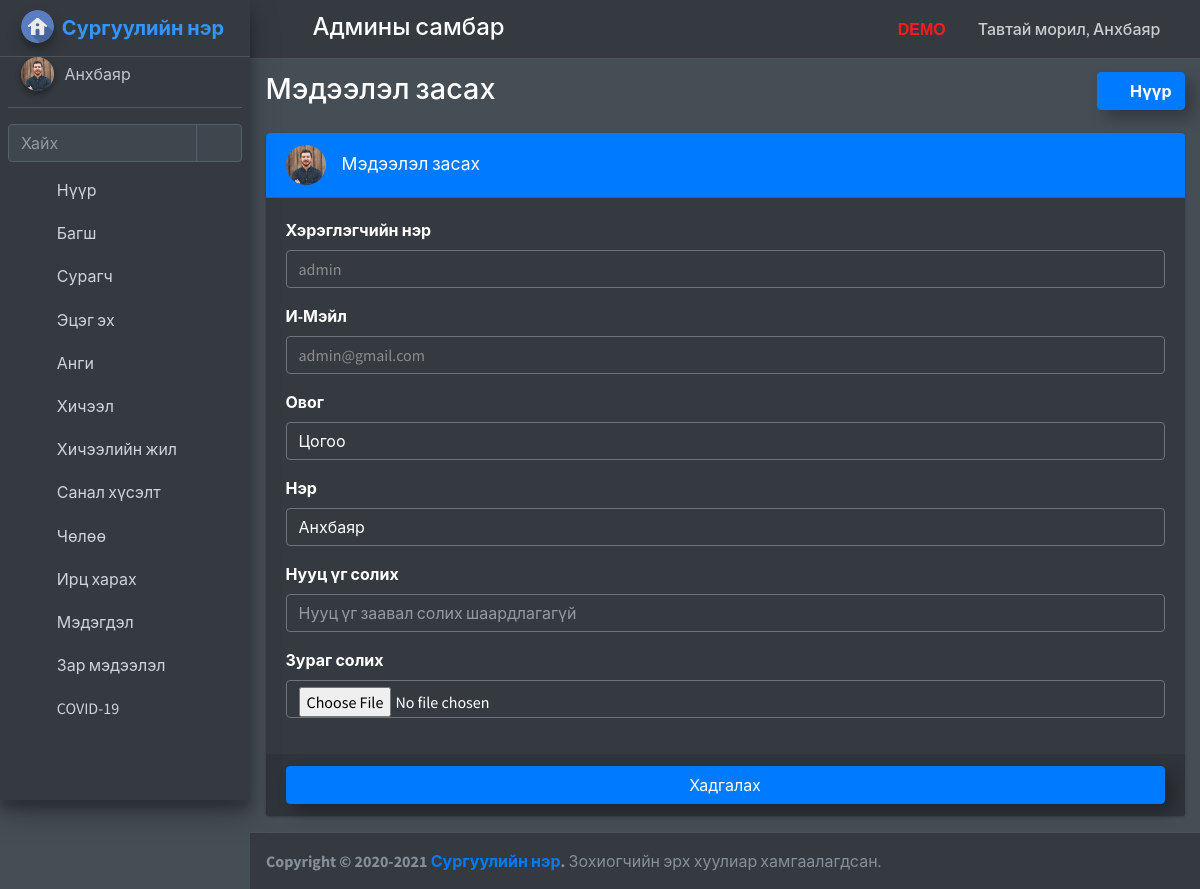
Page /admin_profile (signed in) on the committed database.
### school_management_app/models.py (models this page shows)
class CustomUser(AbstractUser):
    user_type_data=((1,"HOD"),(2,"Staff"),(3,"Student"),(4,"Parent"))
    user_type=models.CharField(default=1,choices=user_type_data,max_length=10)

class AdminHOD(models.Model):
    id=models.AutoField(primary_key=True)
    admin=models.OneToOneField(CustomUser,on_delete=models.CASCADE)
    created_at=models.DateTimeField(auto_now_add=True)
    updated_at=models.DateTimeField(auto_now_add=True)
    profile_pic=models.FileField(default="")
    objects=models.Manager()

### school_management_app/HodViews.py (the view)
# urls.py: path('admin_profile', HodViews.admin_profile,name="admin_profile"),
def admin_profile(request):
    user=CustomUser.objects.get(id=request.user.id)
    admin=AdminHOD.objects.get(admin=user)
    return render(request,"hod_template/admin_profile.html",{"user":user,"admin":admin})

### school_management_app/templates/hod_template/admin_profile.html (shortened to what this page needs)
{% extends 'hod_template/base_template.html' %}
{% block page_title %}
Мэдээлэл засах
{% endblock page_title %}
{% block main_content %}
<section class="content">
  <div class="container-fluid">
    <div class="row">
      <div class="col-md-12">
        <div class="card card-primary">
          <div class="card-header d-flex" style="display: flex; align-items: center;">
            <div class="image">
              <img src="{{ admin.profile_pic }}" class="img-circle" style="width: 40px;" alt="User Image">
            </div>
            <h3 class="card-title ml-3">Мэдээлэл засах</h3>
          </div>
          <form role="form" action="{% url 'admin_profile_save' %}" method="post" enctype="multipart/form-data">
            <div class="card-body">
              <div class="form-group">
                <label>Хэрэглэгчийн нэр</label>
                <input type="text" class="form-control" name="username" value="{{ user.username }}" disabled="disabled" style="color: rgb(141, 141, 141);">
              </div>
              <div class="form-group">
                <label>И-Мэйл</label>
                <input type="text" class="form-control" name="username" value="{{ user.email }}" disabled="disabled" style="color: rgb(141, 141, 141);">
              </div>
              <div class="form-group">
                <label>Овог</label>
                <input type="text" class="form-control" name="first_name" value="{{ user.first_name }}">
              </div>
              <div class="form-group">
                <label>Нэр</label>
                <input type="text" class="form-control" name="last_name" value="{{ user.last_name }}">
              </div>
              <div class="form-group">
                <label>Нууц үг солих</label>
                <input type="text" class="form-control" name="password"
                  placeholder="Нууц үг заавал солих шаардлагагүй">
              </div>
              <div class="form-group">
                <label>Зураг солих</label>
                <input type="file" class="form-control" name="profile_pic" accept=".png,.jpg,.jpeg,">
              </div>
            </div>
            <div class="card-footer">
              <button type="submit" class="btn btn-primary btn-block">Хадгалах</button>
            </div>
          </form>
        </div>
      </div>
    </div>
  </div>
</section>
{% endblock main_content %}

### school_management_app/templates/hod_template/base_template.html (shortened to what this page needs)
{% load static %}
<!DOCTYPE html>
<html>
<head>
  <link rel="stylesheet" href="{% static "plugins/fontawesome-free/css/all.min.css" %}">
  <link rel="stylesheet" href="https://code.ionicframework.com/ionicons/2.0.1/css/ionicons.min.css">
  <link rel="stylesheet" href="{% static "plugins/tempusdominus-bootstrap-4/css/tempusdominus-bootstrap-4.min.css" %}">
  <link rel="stylesheet" href="{% static "plugins/icheck-bootstrap/icheck-bootstrap.min.css" %}">
  <link rel="stylesheet" href="{% static "plugins/jqvmap/jqvmap.min.css" %}">
  <link rel="stylesheet" href="{% static "dist/css/adminlte.min.css" %}">
  <link rel="stylesheet" href="{% static "plugins/overlayScrollbars/css/OverlayScrollbars.min.css" %}">
  <link rel="stylesheet" href="{% static "plugins/daterangepicker/daterangepicker.css" %}">
  <link rel="stylesheet" href="{% static "plugins/summernote/summernote-bs4.css" %}">
  <link rel="stylesheet" href="{% static "custom/css/style.css" %}">
</head>
<body class="hold-transition sidebar-mini layout-fixed layout-navbar-fixed dark-mode">
  <div class="wrapper">
    <nav class="main-header navbar navbar-expand navbar-dark">
      <ul class="navbar-nav">
        <li class="nav-item">
          <a class="nav-link" data-widget="pushmenu" href="#"><i class="fas fa-bars"></i></a>
        </li>
      </ul>
      <h4 class="title-c1" style="margin-left: 10px; margin-top: 5px;">
        <span class="desktop">Админы самбар</span>
      </h4>
      <ul class="navbar-nav ml-auto">
        <li class="nav-item d-flex">
          <a class="nav-link">
            <span class="desktop-demo">DEMO</span>
        </li>
        <li class="nav-item d-flex">
          <a class="nav-link title-c2" style="white-space: nowrap; cursor: pointer;" data-toggle="dropdown" aria-haspopup="true" aria-expanded="false">
            <span class="hidden">Тавтай морил, </span>{{ user.last_name }}
            <i class="fas fa-angle-down"></i>
          </a>
        </li>
      </ul>
    </nav>
    {% include 'hod_template/sidebar_template.html' with user=user id=id %}
    <div class="content-wrapper">
      <div class="content-header">
        <div class="container-fluid">
          <div class="row mb-2">
            <div class="col-sm-6">
              <h1 class="m-0">
                {% block page_title %}
                {% endblock page_title %}
              </h1>
            </div>
            <div class="col-sm-6">
              <ol class="breadcrumb float-sm-right">
                <li class="breadcrumb-item"><a class="btn btn-primary font-weight-bold" href="{% url 'admin_home' %}"><i class="nav-icon fas fa-tachometer-alt mr-2"></i>Нүүр</a></li>
              </ol>
            </div>
          </div>
        </div>
      </div>
      {% block main_content %}{% endblock main_content %}
    </div>
    {% include 'hod_template/footer.html' %}
  </div>
</body>
</html>

### school_management_app/templates/hod_template/sidebar_template.html (shortened to what this page needs)
{% load static %}
<aside class="main-sidebar sidebar-dark-primary elevation-4">
  <a href="/admin_home" class="brand-link">
    <img src="{% static "dist/img/home-icon.png" %}" alt="logo" class="brand-image img-circle elevation-3"
      style="opacity: .9">
    <span class="brand-text font-weight-bold">Сургуулийн нэр</span>
  </a>
  <div class="sidebar">
    <div class="user-panel mt-3 pb-3 mb-3 d-flex">
      <div class="image">
        <img src="{{ admin.profile_pic }}" class="img-circle elevation-2 zoomD" alt="User Image">
      </div>
      <div class="info">
        <a href="{% url 'admin_profile' %}" class="d-block ">{{ user.last_name }}</a>
      </div>
    </div>
    <div class="form-inline">
      <div class="input-group" data-widget="sidebar-search">
        <input class="form-control form-control-sidebar" type="search" placeholder="Хайх" aria-label="Search">
        <div class="input-group-append">
          <button class="btn btn-sidebar" style="box-shadow: none !important;">
            <i class="fas fa-search fa-fw"></i>
          </button>
        </div>
      </div>
    </div>
    <nav class="mt-2">
      <ul class="nav nav-pills nav-sidebar flex-column nav-child-indent" data-widget="treeview" role="menu"
        data-accordion="false">
        <li class="nav-item">
          {% url 'admin_home' as admin_home %}
          <a href="{{ admin_home }}" class="nav-link {% if request.path == admin_home %} active {% endif %}">
            <i class="nav-icon fas fa-tachometer-alt"></i>
            <p>Нүүр</p>
          </a>
        </li>
        <li class="nav-item">
          {% url 'add_staff' as add_staff %}
          {% url 'manage_staff' as manage_staff %}
          {% url 'edit_staff' staff_id=id as edit_staff %}
          <a href="#" class="nav-link {% if request.path == add_staff %} active {% elif request.path == manage_staff %} active {% elif request.path == edit_staff %} active {% endif %}">
            <i class="nav-icon fas fa-chalkboard-teacher"></i>
            <p>Багш
              <i class="right fas fa-angle-left"></i>
            </p>
          </a>
        </li>
        <li class="nav-item">
          {% url 'add_student' as add_student %}
          {% url 'manage_student' as manage_student %}
          {% url 'edit_student' student_id=id as edit_student %}
          <a href="#" class="nav-link {% if request.path == add_student %} active {% elif request.path == manage_student %} active {% elif request.path == edit_student %} active {% endif %}">
            <i class="nav-icon fas fa-user-graduate"></i>
            <p>
              Сурагч
              <i class="right fas fa-angle-left"></i>
            </p>
          </a>
        </li>
        <li class="nav-item">
          {% url 'add_parent' as add_parent %}
          {% url 'manage_parent' as manage_parent %}
          {% url 'edit_parent' parent_id=id as edit_parent %}
          <a href="#" class="nav-link {% if request.path == add_parent %} active {% elif request.path == manage_parent %} active {% elif request.path == edit_parent %} active {% endif %}">
            <i class="nav-icon fas fa-users"></i>
            <p>
              Эцэг эх
              <i class="right fas fa-angle-left"></i>
            </p>
          </a>
        </li>
        <li class="nav-item">
          {% url 'add_course' as add_course %}
          {% url 'manage_course' as manage_course %}
          {% url 'edit_course' course_id=id as edit_course %}
          <a href="#" class="nav-link {% if request.path == add_course %} active {% elif request.path == manage_course %} active {% elif request.path == edit_course %} active {% endif %}">
            <i class="nav-icon fas fa-book"></i>
            <p>
              Анги
              <i class="right fas fa-angle-left"></i>
            </p>
          </a>
        </li>
        <li class="nav-item">
          {% url 'add_subject' as add_subject %}
          {% url 'manage_subject' as manage_subject %}
          {% url 'edit_subject' subject_id=id as edit_subject %}
          <a href="#" class="nav-link {% if request.path == add_subject %} active {% elif request.path == manage_subject %} active {% elif request.path == edit_subject %} active {% endif %}">
            <i class="nav-icon fas fa-book-open"></i>
            <p>
              Хичээл
              <i class="right fas fa-angle-left"></i>
            </p>
          </a>
        </li>
        <li class="nav-item">
          {% url 'add_session' as add_session %}
          {% url 'manage_session' as manage_session %}
          <a href="#" class="nav-link {% if request.path == add_session %} active {% elif request.path == manage_session %} active {% endif %}">
            <i class="nav-icon fas fa-calendar-alt"></i>
            <p>
              Хичээлийн жил
              <i class="right fas fa-angle-left"></i>
            </p>
          </a>
        </li>
        <li class="nav-item">
          {% url 'student_feedback_message' as student_feedback_message %}
          {% url 'staff_feedback_message' as staff_feedback_message %}
          {% url 'parent_feedback_message' as parent_feedback_message %}
          <a href="#" class="nav-link {% if request.path == student_feedback_message %} active {% elif request.path == staff_feedback_message %} active {% elif request.path == parent_feedback_message %} active {% endif %}">
            <i class="nav-icon fas fa-comments"></i>
            <p>
              Санал хүсэлт
              <i class="right fas fa-angle-left"></i>
            </p>
          </a>
        </li>
        <li class="nav-item">
          {% url 'student_leave_view' as student_leave_view %}
          {% url 'staff_leave_view' as staff_leave_view %}
          <a href="#" class="nav-link {% if request.path == student_leave_view %} active {% elif request.path == staff_leave_view %} active {% endif %}">
            <i class="nav-icon fas fa-sign-out-alt"></i>
            <p>
              Чөлөө
              <i class="right fas fa-angle-left"></i>
            </p>
          </a>
        </li>
        <li class="nav-item">
          {% url 'admin_view_attendance' as admin_view_attendance %}
          <a href="{% url 'admin_view_attendance' %}"
            class="nav-link {% if request.path == admin_view_attendance %} active {% endif %}">
            <i class="nav-icon fas fa-user-check"></i>
            <p>
              Ирц харах
            </p>
          </a>
        </li>
        <li class="nav-item">
          {% url 'admin_send_notification_staff' as admin_send_notification_staff %}
          {% url 'admin_send_notification_student' as admin_send_notification_student %}
          {% url 'admin_send_notification_parent' as admin_send_notification_parent %}
          <a href="#" class="nav-link ">
            <i class="nav-icon fas fa-bell"></i>
            <p>
              Мэдэгдэл
              <i class="right fas fa-angle-left"></i>
            </p>
          </a>
        </li>
        {% url 'manage_tnews' as manage_tnews %}
        {% url 'edit_tnews' TNews_id=id as edit_tnews %}
        {% url 'add_tnews' as add_tnews %}
        {% url 'view_tnews' TNews_id=id as view_tnews %}
        {% url 'manage_news' as manage_news %}
        {% url 'edit_news' News_id=id as edit_news %}
        {% url 'add_news' as add_news %}
        {% url 'view_news' News_id=id as view_news %}
        {% url 'manage_pnews' as manage_pnews %}
        {% url 'edit_pnews' PNews_id=id as edit_pnews %}
        {% url 'add_pnews' as add_pnews %}
        {% url 'view_pnews' PNews_id=id as view_pnews %}
        <li class="nav-item">
          <a href="#" class="nav-link
          ">
            <i class="nav-icon fas fa-newspaper"></i>
            <p>
              Зар мэдээлэл
              <i class="right fas fa-angle-left"></i>
            </p>
          </a>
        <li class="nav-item">
          {% url 'covid19' as covid19 %}
          <a href="{% url 'covid19' %}" class="nav-link {% if request.path == covid19 %} active {% endif %}">
            <i class="nav-icon fas fa-virus"></i>
            <p>
              COVID-19
            </p>
          </a>
        </li>
      </ul>
    </nav>
  </div>
</aside>

### school_management_app/static/custom/css/style.css (style rules this page uses)
.breadcrumb-item { margin-top: 10px; display: none; }
@media screen and (min-width: 992px) { .breadcrumb-item { margin-top: 0px; display: inline-block; } }
.btn { box-shadow: 8px 8px 15px rgba(0, 0, 0, 0.267) !important; }

### school_management_app/templates/hod_template/base_template.html (style rules this page uses)
.title-c1 { font-size: 20px; }
.desktop { font-size: 0px; }
.desktop-demo { font-size: 0px; }
.title-c2 { font-size: 15px; }
.hidden { font-size: 0; }
@media screen and (min-width: 992px) { .title-c1 { font-size: 24px; } }
@media screen and (min-width: 992px) { .desktop { font-size: 24px; } }
@media screen and (min-width: 992px) { .desktop-demo { font-size: 1rem; color: #ff1b1b; font-weight: 700; font-family: sans-serif; } }
@media screen and (min-width: 992px) { .title-c2 { font-size: 16px; font-weight: 500; } }
@media screen and (min-width: 992px) { .hidden { font-size: 16px; } }

### school_management_app/templates/hod_template/sidebar_template.html (style rules this page uses)
.zoomD { cursor: zoom-in; }

### rows in the picture
CustomUser: last_name "Анхбаяр", username "admin", username "admin@gmail.com", first_name "Цогоо"
AdminHOD: profile_pic (picture)
